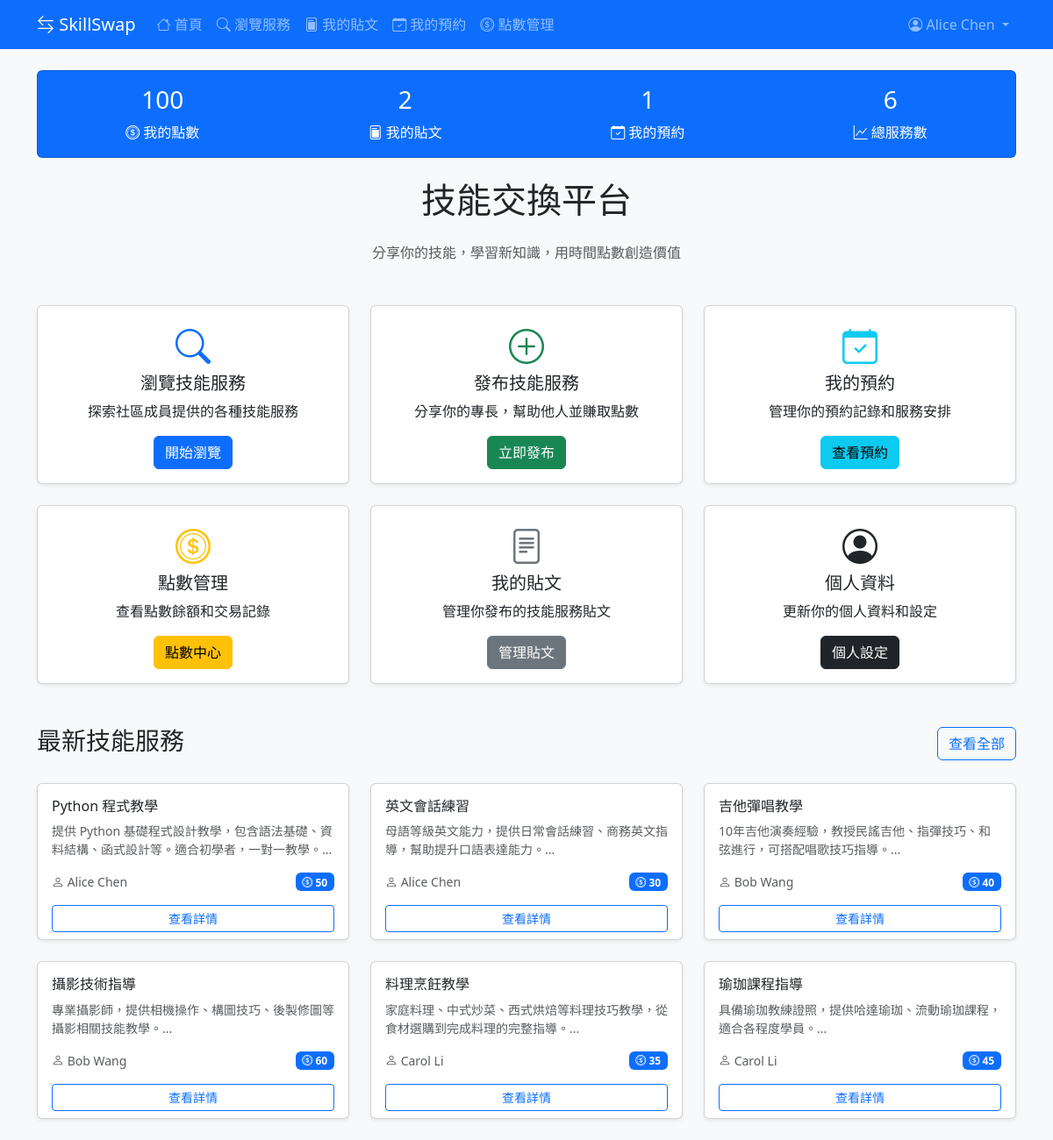
The app's page /index.php (signed in) with its own data.
### tables this page shows
CREATE TABLE `SkillPost` (
  `post_id` INT AUTO_INCREMENT PRIMARY KEY,
  `user_id` INT NOT NULL,
  `title` VARCHAR(100) NOT NULL,
  `description` TEXT NOT NULL,
  `point_cost` INT NOT NULL,
  `created_at` DATETIME NOT NULL DEFAULT CURRENT_TIMESTAMP,
  FOREIGN KEY (`user_id`) REFERENCES `User`(`user_id`) ON DELETE CASCADE
);

CREATE TABLE `User` (
  `user_id` INT AUTO_INCREMENT PRIMARY KEY,
  `email` VARCHAR(255) NOT NULL UNIQUE,
  `password_hash` VARCHAR(255) NOT NULL,
  `name` VARCHAR(100) NOT NULL,
  `created_at` DATETIME NOT NULL DEFAULT CURRENT_TIMESTAMP
);

### src/points.php (called while the page is built, shortened)
<?php
function get_user_points($user_id) {
    global $pdo;
    $stmt = $pdo->prepare("SELECT COALESCE(SUM(amount), 0) as total_points
                          FROM PointTransaction
                          WHERE to_user_id = ? OR (from_user_id = ? AND to_user_id IS NULL)");
    $stmt->execute([$user_id, $user_id]);
    $result = $stmt->fetch(PDO::FETCH_ASSOC);
    return $result['total_points'] ?? 0;
}

### src/skill_post.php (called while the page is built, shortened)
<?php
function get_all_posts($search = '', $limit = 20, $offset = 0) {
    global $pdo;
    $limit = (int)$limit;
    $offset = (int)$offset;
    $sql = "SELECT p.*, u.name as author_name
            FROM SkillPost p
            JOIN User u ON p.user_id = u.user_id
            WHERE p.title LIKE ? OR p.description LIKE ?
            ORDER BY p.created_at DESC
            LIMIT $limit OFFSET $offset";
    $searchTerm = '%' . $search . '%';
    $stmt = $pdo->prepare($sql);
    $stmt->execute([$searchTerm, $searchTerm]);
    return $stmt->fetchAll(PDO::FETCH_ASSOC);
}

### public/index.php (the view, shortened to what this page needs)
<?php
require_once __DIR__ . '/../src/db.php';
require_once __DIR__ . '/../src/points.php';
require_once __DIR__ . '/../src/skill_post.php';
$current_points = get_user_points($_SESSION['user_id']);
$stmt = $pdo->prepare("SELECT COUNT(*) as total_posts FROM SkillPost");
$stmt->execute();
$total_posts = $stmt->fetch(PDO::FETCH_ASSOC)['total_posts'] ?? 0;
$stmt = $pdo->prepare("SELECT COUNT(*) as my_posts FROM SkillPost WHERE user_id = ?");
$stmt->execute([$_SESSION['user_id']]);
$my_posts = $stmt->fetch(PDO::FETCH_ASSOC)['my_posts'] ?? 0;
$stmt = $pdo->prepare("SELECT COUNT(*) as my_bookings FROM ExchangeBooking WHERE requester_id = ?");
$stmt->execute([$_SESSION['user_id']]);
$my_bookings = $stmt->fetch(PDO::FETCH_ASSOC)['my_bookings'] ?? 0;
$latest_posts = get_all_posts('', 6, 0);
?>
<!DOCTYPE html>
<html lang="zh-Hant">
<head>
    <link href="https://cdn.jsdelivr.net/npm/bootstrap@5.3.0/dist/css/bootstrap.min.css" rel="stylesheet">
    <link rel="stylesheet" href="https://cdn.jsdelivr.net/npm/bootstrap-icons@1.11.0/font/bootstrap-icons.css">
</head>
<body>
    <?php include __DIR__ . '/../templates/navbar.php'; ?>
    <div class="container mt-4">
        <div class="row mb-4">
            <div class="col-12">
                <div class="card bg-primary text-white">
                    <div class="card-body">
                        <div class="row text-center">
                            <div class="col-md-3">
                                <h3><?= $current_points ?></h3>
                                <p class="mb-0"><i class="bi bi-coin"></i> 我的點數</p>
                            </div>
                            <div class="col-md-3">
                                <h3><?= $my_posts ?></h3>
                                <p class="mb-0"><i class="bi bi-file-post"></i> 我的貼文</p>
                            </div>
                            <div class="col-md-3">
                                <h3><?= $my_bookings ?></h3>
                                <p class="mb-0"><i class="bi bi-calendar-check"></i> 我的預約</p>
                            </div>
                            <div class="col-md-3">
                                <h3><?= $total_posts ?></h3>
                                <p class="mb-0"><i class="bi bi-graph-up"></i> 總服務數</p>
                            </div>
                        </div>
                    </div>
                </div>
            </div>
        </div>
        <div class="row">
            <div class="col-12">
                <h1 class="text-center mb-4">技能交換平台</h1>
                <p class="text-center text-muted mb-5">分享你的技能，學習新知識，用時間點數創造價值</p>
            </div>
        </div>
        <div class="row g-4">
            <div class="col-md-6 col-lg-4">
                <div class="card h-100 shadow-sm feature-card">
                    <div class="card-body text-center">
                        <i class="bi bi-search fs-1 text-primary mb-3"></i>
                        <h5 class="card-title">瀏覽技能服務</h5>
                        <p class="card-text">探索社區成員提供的各種技能服務</p>
                        <a href="posts.php" class="btn btn-primary">開始瀏覽</a>
                    </div>
                </div>
            </div>
            <div class="col-md-6 col-lg-4">
                <div class="card h-100 shadow-sm feature-card">
                    <div class="card-body text-center">
                        <i class="bi bi-plus-circle fs-1 text-success mb-3"></i>
                        <h5 class="card-title">發布技能服務</h5>
                        <p class="card-text">分享你的專長，幫助他人並賺取點數</p>
                        <a href="create_post.php" class="btn btn-success">立即發布</a>
                    </div>
                </div>
            </div>
            <div class="col-md-6 col-lg-4">
                <div class="card h-100 shadow-sm feature-card">
                    <div class="card-body text-center">
                        <i class="bi bi-calendar-check fs-1 text-info mb-3"></i>
                        <h5 class="card-title">我的預約</h5>
                        <p class="card-text">管理你的預約記錄和服務安排</p>
                        <a href="bookings.php" class="btn btn-info">查看預約</a>
                    </div>
                </div>
            </div>
            <div class="col-md-6 col-lg-4">
                <div class="card h-100 shadow-sm feature-card">
                    <div class="card-body text-center">
                        <i class="bi bi-coin fs-1 text-warning mb-3"></i>
                        <h5 class="card-title">點數管理</h5>
                        <p class="card-text">查看點數餘額和交易記錄</p>
                        <a href="points.php" class="btn btn-warning">點數中心</a>
                    </div>
                </div>
            </div>
            <div class="col-md-6 col-lg-4">
                <div class="card h-100 shadow-sm feature-card">
                    <div class="card-body text-center">
                        <i class="bi bi-file-text fs-1 text-secondary mb-3"></i>
                        <h5 class="card-title">我的貼文</h5>
                        <p class="card-text">管理你發布的技能服務貼文</p>
                        <a href="my_posts.php" class="btn btn-secondary">管理貼文</a>
                    </div>
                </div>
            </div>
            <div class="col-md-6 col-lg-4">
                <div class="card h-100 shadow-sm feature-card">
                    <div class="card-body text-center">
                        <i class="bi bi-person-circle fs-1 text-dark mb-3"></i>
                        <h5 class="card-title">個人資料</h5>
                        <p class="card-text">更新你的個人資料和設定</p>
                        <a href="profile.php" class="btn btn-dark">個人設定</a>
                    </div>
                </div>
            </div>
        </div>
        <div class="row mt-5">
            <div class="col-12">
                <div class="d-flex justify-content-between align-items-center mb-4">
                    <h3>最新技能服務</h3>
                    <a href="posts.php" class="btn btn-outline-primary">查看全部</a>
                </div>
                <?php if (empty($latest_posts)): ?>
                    <div class="text-center py-5">
                        <i class="bi bi-inbox fs-1 text-muted"></i>
                        <p class="text-muted mt-3">暫無技能服務，<a href="create_post.php">成為第一個發布者</a>！</p>
                    </div>
                <?php else: ?>
                    <div class="row">
                        <?php foreach ($latest_posts as $post): ?>
                            <div class="col-md-6 col-lg-4 mb-4">
                                <div class="card h-100 shadow-sm">
                                    <div class="card-body">
                                        <h6 class="card-title"><?= htmlspecialchars($post['title']) ?></h6>
                                        <p class="card-text text-muted small">
                                            <?= htmlspecialchars(mb_substr($post['description'], 0, 60)) ?>...
                                        </p>
                                        <div class="d-flex justify-content-between align-items-center">
                                            <small class="text-muted">
                                                <i class="bi bi-person"></i> <?= htmlspecialchars($post['author_name']) ?>
                                            </small>
                                            <span class="badge bg-primary">
                                                <i class="bi bi-coin"></i> <?= $post['point_cost'] ?>
                                            </span>
                                        </div>
                                    </div>
                                    <div class="card-footer bg-transparent border-0 pt-0">
                                        <a href="post_detail.php?id=<?= $post['post_id'] ?>" class="btn btn-sm btn-outline-primary w-100">
                                            查看詳情
                                        </a>
                                    </div>
                                </div>
                            </div>
                        <?php endforeach; ?>
                    </div>
                <?php endif; ?>
            </div>
        </div>
    </div>
    <link rel="stylesheet" href="https://cdn.jsdelivr.net/npm/bootstrap-icons@1.11.0/font/bootstrap-icons.css">
</body>
</html>

### templates/navbar.php (shortened to what this page needs)
<nav class="navbar navbar-expand-lg navbar-dark bg-primary">
    <div class="container">
        <a class="navbar-brand" href="index.php">
            <i class="bi bi-arrow-left-right"></i> SkillSwap
        </a>
        <div class="collapse navbar-collapse" id="navbarNav">
            <ul class="navbar-nav me-auto">
                <li class="nav-item">
                    <a class="nav-link" href="index.php">
                        <i class="bi bi-house"></i> 首頁
                    </a>
                </li>
                <li class="nav-item">
                    <a class="nav-link" href="posts.php">
                        <i class="bi bi-search"></i> 瀏覽服務
                    </a>
                </li>
                <li class="nav-item">
                    <a class="nav-link" href="my_posts.php">
                        <i class="bi bi-file-post"></i> 我的貼文
                    </a>
                </li>
                <li class="nav-item">
                    <a class="nav-link" href="bookings.php">
                        <i class="bi bi-calendar-check"></i> 我的預約
                    </a>
                </li>
                <li class="nav-item">
                    <a class="nav-link" href="points.php">
                        <i class="bi bi-coin"></i> 點數管理
                    </a>
                </li>
            </ul>
            <div class="navbar-nav">
                <li class="nav-item dropdown">
                    <a class="nav-link dropdown-toggle" href="#" role="button" data-bs-toggle="dropdown">
                        <i class="bi bi-person-circle"></i> <?= htmlspecialchars($_SESSION['user_name'] ?? '會員') ?>
                    </a>
                </li>
            </div>
        </div>
    </div>
</nav>

### public/index.php (style rules this page uses)
body { background: #f8f9fa; }
.feature-card { transition: transform 0.2s; }

### records on screen
skillpost: title "Python 程式教學", description "提供 Python 基礎程式設計教學，包含語法基礎、資料結構、函式設計等。適合初學者，一對一教學。", user.name "Alice Chen", point_cost "50"
skillpost: title "英文會話練習", description "母語等級英文能力，提供日常會話練習、商務英文指導，幫助提升口語表達能力。", user.name "Alice Chen", point_cost "30"
skillpost: title "吉他彈唱教學", description "10年吉他演奏經驗，教授民謠吉他、指彈技巧、和弦進行，可搭配唱歌技巧指導。", user.name "Bob Wang", point_cost "40"
skillpost: title "攝影技術指導", description "專業攝影師，提供相機操作、構圖技巧、後製修圖等攝影相關技能教學。", user.name "Bob Wang", point_cost "60"
skillpost: title "料理烹飪教學", description "家庭料理、中式炒菜、西式烘焙等料理技巧教學，從食材選購到完成料理的完整指導。", user.name "Carol Li", point_cost "35"
skillpost: title "瑜珈課程指導", description "具備瑜珈教練證照，提供哈達瑜珈、流動瑜珈課程，適合各程度學員。", user.name "Carol Li", point_cost "45"

### other values on screen
$_SESSION['user_name'] "Alice Chen"
$current_points "100"
$my_posts "2"
$my_bookings "1"
$total_posts "6"
